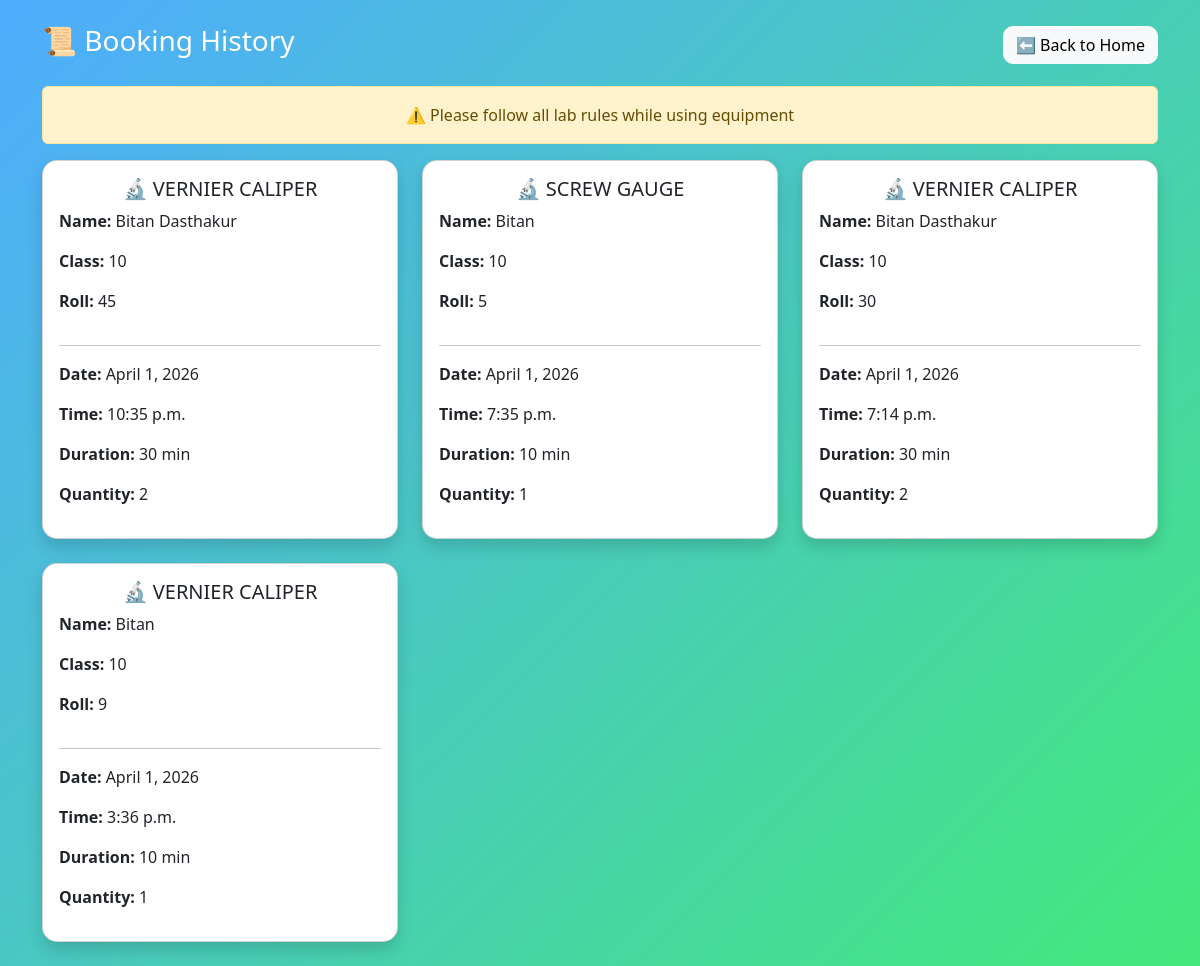
Page /history/ on the earlier database version.
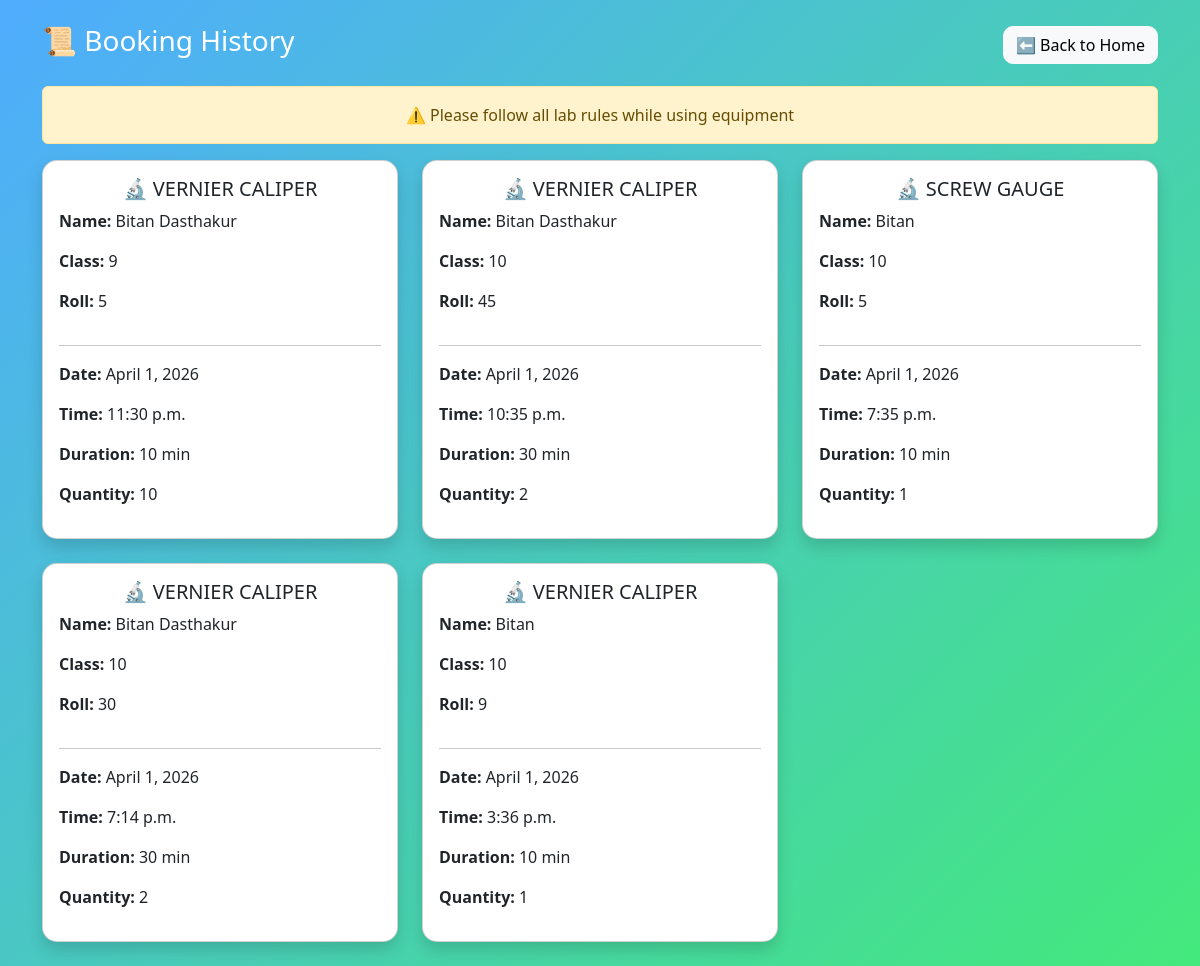
Same page on the later database version.
### booking/models.py (models this page shows, shortened)
class Booking(models.Model):
    equipment = models.ForeignKey(Equipment, on_delete=models.CASCADE)
    name = models.CharField(max_length=100)
    student_class = models.CharField(max_length=50)
    roll = models.CharField(max_length=20)
    pin = models.CharField(max_length=10)
    quantity = models.IntegerField(default=1)
    booking_date = models.DateField()
    booking_time = models.TimeField()
    duration = models.IntegerField(default=60)
    purpose = models.TextField(blank=True, null=True)
    booked_at = models.DateTimeField(default=timezone.now)
    @property
    def duration_display(self):
        hours = self.duration // 60
        minutes = self.duration % 60
        if hours and minutes:
            return f"{hours} hour {minutes} min"
        elif hours:
            return f"{hours} hour"
        else:
            return f"{minutes} min"
    class Meta:
        ordering = ['-booking_date', '-booking_time']

class Equipment(models.Model):
    CATEGORY_CHOICES = [
        ('physics', 'Physics'),
        ('chemistry', 'Chemistry'),
        ('biology', 'Biology'),
        ('computer', 'Computer'),
        ('geography', 'Geography'),
    ]
    name = models.CharField(max_length=100)
    quantity = models.IntegerField()
    available = models.IntegerField(blank=True, null=True)
    category = models.CharField(
        max_length=20,
        choices=CATEGORY_CHOICES,
        default='physics'
    )

### booking/views.py (the view)
# urls.py: path('history/', views.booking_history, name='history'),
def booking_history(request):
    bookings = Booking.objects.all().order_by('-booking_date', '-booking_time')
    return render(request, 'history.html', {'bookings': bookings})

### booking/templates/history.html (shortened to what this page needs)
<!DOCTYPE html>
<html>
<head>
    <link href="https://cdn.jsdelivr.net/npm/bootstrap@5.3.0/dist/css/bootstrap.min.css" rel="stylesheet">
</head>
<body>
<div class="container mt-4">
    <div class="header">
        <h3 class="text-white">📜 Booking History</h3>
        <a href="{% url 'home' %}" class="btn btn-light back-btn">
            ⬅ Back to Home
        </a>
    </div>
    <div class="alert alert-warning text-center">
        ⚠️ Please follow all lab rules while using equipment
    </div>
    <div class="row">
        {% for b in bookings %}
        <div class="col-md-4 mb-4">
            <div class="card shadow p-3 h-100">
                <h5 class="text-center">🔬 {{ b.equipment.name }}</h5>
                <p><b>Name:</b> {{ b.name }}</p>
                <p><b>Class:</b> {{ b.student_class }}</p>
                <p><b>Roll:</b> {{ b.roll }}</p>
                <hr>
                <p><b>Date:</b> {{ b.booking_date }}</p>
                <p><b>Time:</b> {{ b.booking_time }}</p>
                <p><b>Duration:</b> {{ b.duration_display }}</p>
                <p><b>Quantity:</b> {{ b.quantity }}</p>
            </div>
        </div>
        {% empty %}
            <p class="empty">No bookings yet</p>
        {% endfor %}
    </div>
</div>
</body>
</html>

Differences in the rows shown:
added Booking: equipment.name "VERNIER CALIPER", name "Bitan Dasthakur", student_class "9", roll "5", booking_date "April 1, 2026", booking_time "11:30 p.m.", duration_display "10 min", quantity "10"
